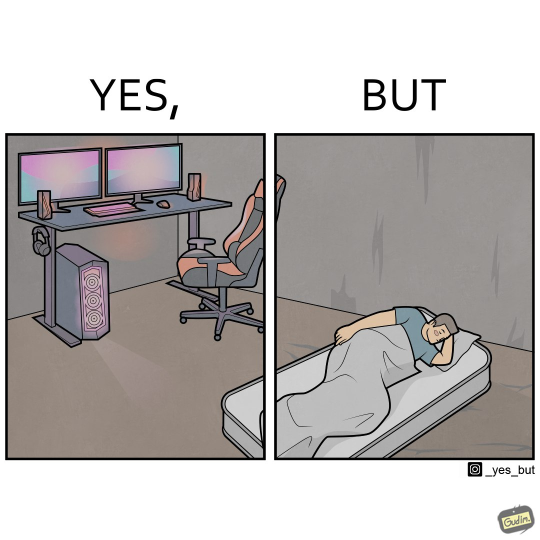
#> input picture images/20240101_172336.jpg, 1080 x 1080 px, given in place of 20240101_173642 (1).jpg, which was not available (shown at 1/2 size)
$ python runner_few_gemini.py   (older library calls are emulated)
#> lines starting #> are read from the running program, lines starting #| are printed output that depends on the picture; pictures that were not available may be replaced by others from this repository, and a replacement may not be noted
import base64
from PIL import Image
import vertexai
from vertexai.preview.generative_models import GenerativeModel, Part
from vertexai.generative_models._generative_models import HarmCategory, HarmBlockThreshold, ResponseBlockedError
from pathlib import Path

gcp_project_name = "" # get this from your google cloud platform account
vertexai.init(project=gcp_project_name, location="us-central1")
#> (this line was passed over: vertexai is not available in this run)

# [28 lines left out: function generate, not called in this run]


#############
from PIL import Image, ImageOps, ImageDraw, ImageFont

def label_images(images):
    labels = ["Example 1", "Example 2", "Question"]
    new_images = []
    for text,image in zip(labels,images):
      new_height = int(image.size[1] * 1.1)
      new_image = Image.new("RGB", (image.size[0], new_height), color=(255, 255, 255))
      new_image.paste(image, (0, 0))
      draw = ImageDraw.Draw(new_image)
      font = ImageFont.truetype("Arial.ttf", 40)
      text_bbox = draw.textbbox(((new_image.size[0] - image.size[0]) // 2, image.size[1], (new_image.size[0] + image.size[0]) // 2, new_height), text, font=font)
      text_position = ((new_image.size[0] - text_bbox[2]) // 2, image.size[1] + (new_height-image.size[1]) // 2)
      draw.text(text_position, text, font=font, fill=(0, 0, 0))
      new_images.append(new_image)

    return new_images

def border(images):
    new_images = []
    for image in images:
        img_with_border = ImageOps.expand(image, border=2, fill='black')
        new_images.append(img_with_border)
    return new_images

# [24 lines left out: functions resize, join_images, not called in this run]

def stack_images(images):
    padding = int(max(img.height for img in images)*0.1)
    total_height = sum(img.height for img in images) + padding*(len(images)-1)

    new_image = Image.new('RGB', (max(img.width for img in images), total_height), (255, 255, 255))

    y = 0
    for img in images:
        new_image.paste(img, (0,y))
        y+=img.height + padding

    return new_image

import warnings
warnings.filterwarnings("ignore", category=DeprecationWarning)
# [9 lines left out: function text_to_image, not called in this run]

#############
def create_example(question, examples):
    image_paths = [f"images/{path}" for path in examples]+[f"images/{question}"]
    images = [Image.open(path) for path in image_paths]

    return stack_images(label_images(border(images)))

########
import os,json
from tqdm import tqdm
import random
from datetime import datetime
import time
import io

outpath = "outputs/annotations/first_round/fewshot/gemini-fewshot.json"

try:
    with open(outpath, "r") as f:
        outputs = json.load(f)
except FileNotFoundError:
    print("starting from zero")
    outputs = {}

with open("fewshot.json", "r") as f:
#> (reads fewshot.json from the repository)
    files = json.load(f)

pbar = tqdm(files.items())
t_last = None
for filepath, examples in pbar:
    if filepath in outputs and outputs[filepath]:
        continue
    image = create_example(filepath, [e[0] for e in examples])
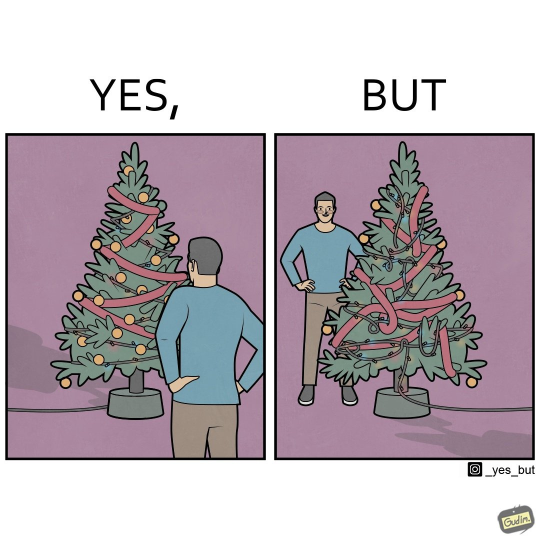
#> input picture images/20240101_172348.jpg, 1080 x 1080 px, given in place of 20240101_181138.jpg, which was not available (shown at 1/2 size)
#> in create_example, `images = [Image.open(path) for path in image_paths]`: images = 3 items
#> the loop in border, `for image in images:` made 3 passes
#> pass 1, in border, `img_with_border = ImageOps.expand(image, border=2, fill='black')`:
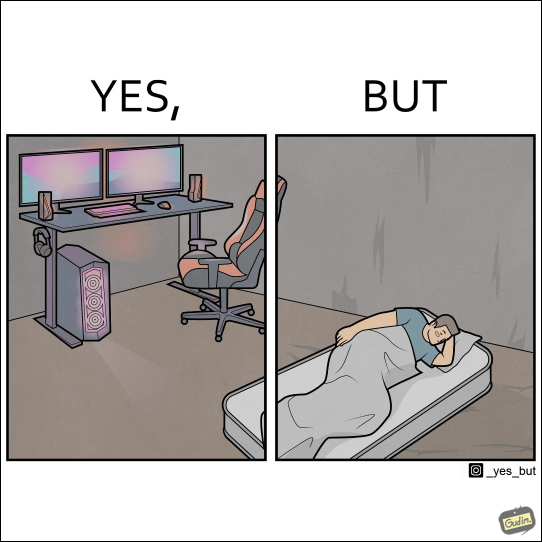
#> img_with_border: PIL image 1084x1084 RGB (shown at 1/2 size); mean R, G, B 185.2, 181.3, 180.1
#> pass 2, in border, `img_with_border = ImageOps.expand(image, border=2, fill='black')`:
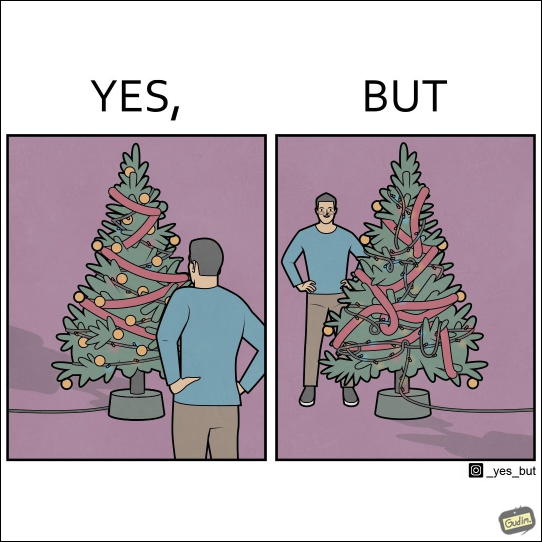
#> img_with_border: PIL image 1084x1084 RGB (shown at 1/2 size); mean R, G, B 184.4, 174.1, 181.3
#> in label_images, `labels = ["Example 1", "Example 2", "Question"]`: labels = ['Example 1', 'Example 2', 'Question']
#> the loop in label_images, `for text,image in zip(labels,images):` made 3 passes
#> (text, text_bbox, text_position) on passes 1 to 3: ('Example 1', (0, 1092, 189, 1129), (447, 1138)), ('Example 2', (0, 1092, 189, 1129), (447, 1138)), ('Question', (0, 1092, 160, 1123), (462, 1138))
#> after the loop in label_images, `for text,image in zip(labels,images):`:
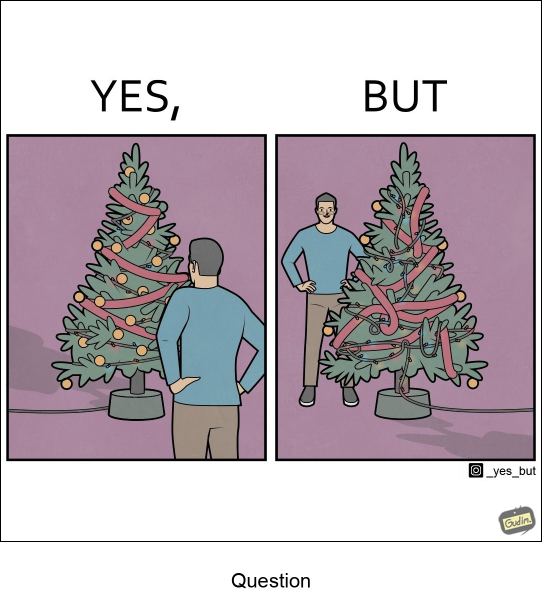
#> new_image: PIL image 1084x1192 RGB (shown at 1/2 size); mean R, G, B 190.5, 181.2, 187.7
#> after the loop in label_images, `for text,image in zip(labels,images):`: new_images = 3 items
#> in stack_images, `padding = int(max(img.height for img in images)*0.1)`: padding = 119
#> in stack_images, `total_height = sum(img.height for img in images) + padding*(len(images..`: total_height = 3814
#> in stack_images, `new_image = Image.new('RGB', (max(img.width for img in images), total_..`: new_image: PIL image 1084x3814 RGB; every value is 255
#> the loop in stack_images, `for img in images:` made 3 passes
#> y on passes 1 to 3: 1311, 2622, 3933
#> after the loop in stack_images, `for img in images:`:
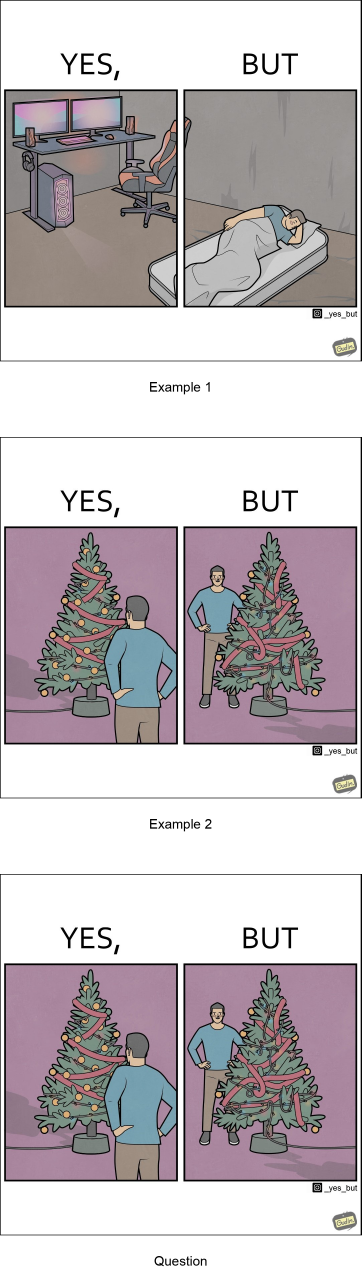
#> new_image: PIL image 1084x3814 RGB (shown at 1/3 size); mean R, G, B 194.7, 187.8, 191.5
#> after the loop in stack_images, `for img in images:`: y = 3933
    #display(image)
    buffered = io.BytesIO()
    image.save(buffered, format="JPEG")  # You can change the format to PNG or others if needed
#> (the run stopped early here; a loop or call above may not have finished)
